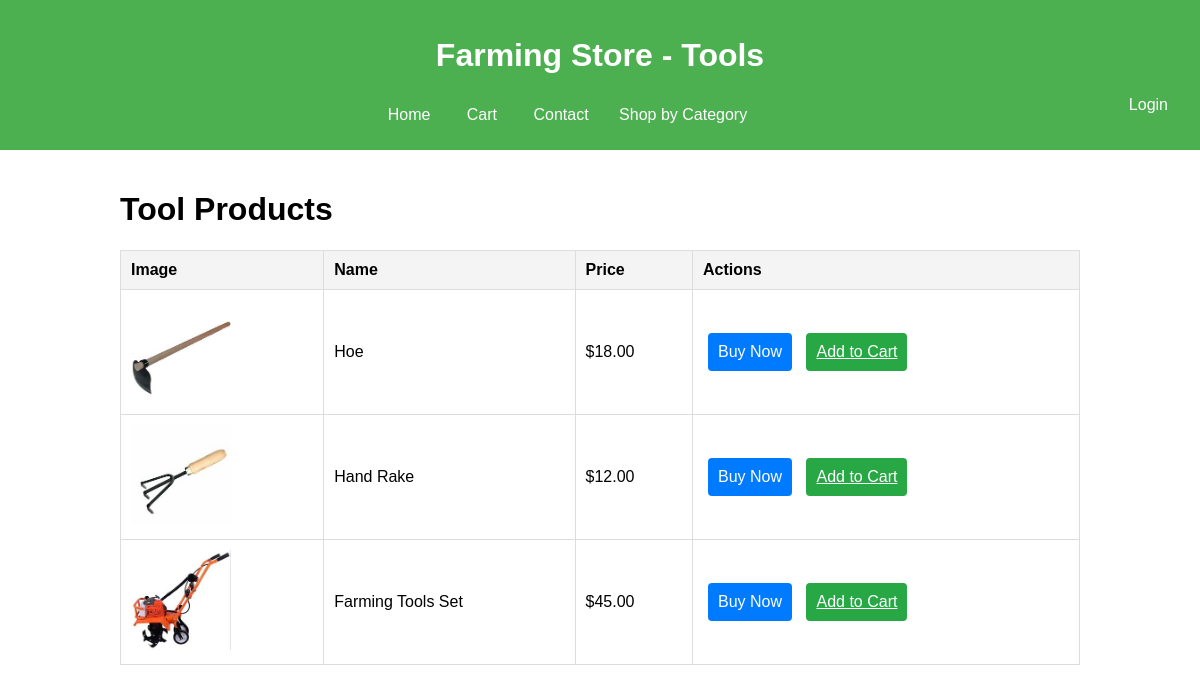
The app's page /shop-tools.php with its own data.
### tables this page shows
CREATE TABLE `products` (
  `id` int(11) NOT NULL,
  `name` varchar(255) NOT NULL,
  `price` decimal(10,2) NOT NULL,
  `category_id` int(11) NOT NULL,
  `image` varchar(255) NOT NULL,
  `quantity_available` int(11) NOT NULL
);

### shop-tools.php (the view, shortened to what this page needs)
<?php
$servername = "localhost";
$username = "root";
$password = "";
$dbname = "farming_info_db";
$conn = new mysqli($servername, $username, $password, $dbname);
function fetchProducts($conn) {
    $stmt = $conn->prepare("SELECT p.name, p.price, p.image FROM products p WHERE p.category_id = 2");
    $stmt->execute();
    $result = $stmt->get_result();
    return $result->fetch_all(MYSQLI_ASSOC);
}
$products = fetchProducts($conn);
?>
<!DOCTYPE html>
<html lang="en">
<head>
</head>
<body>
    <header>
        <h1>Farming Store - Tools</h1>
        <nav>
            <a href="farminghome.php">Home</a>
            <a href="cart.php#cart">Cart</a>
            <a href="contact.php#contact">Contact</a>
            <div class="dropdown">
                <button class="dropbtn">Shop by Category</button>
            </div>
            <div class="profile">
                <?php if (isset($_SESSION['username'])): ?>
                    <span>Welcome, <?php echo htmlspecialchars($_SESSION['username']); ?></span>
                    <a href="logout.php">Logout</a>
                <?php else: ?>
                    <a href="login.php">Login</a>
                <?php endif; ?>
            </div>
        </nav>
    </header>
    <div class="container">
        <h1>Tool Products</h1>
        <table>
            <tr>
                <th>Image</th>
                <th>Name</th>
                <th>Price</th>
                <th>Actions</th>
            </tr>
            <?php foreach ($products as $product): ?>
                <tr>
                    <td><img src="<?php echo htmlspecialchars($product['image']); ?>" alt="<?php echo htmlspecialchars($product['name']); ?>"></td>
                    <td><?php echo htmlspecialchars($product['name']); ?></td>
                    <td>$<?php echo htmlspecialchars($product['price']); ?></td>
                    <td>
                        <form action="shop-tools.php" method="get" style="display:inline;">
                            <button type="submit" name="action" value="buy" class="btn buy-now">Buy Now</button>
                        </form>
                        <a href="?action=add&name=<?php echo urlencode($product['name']); ?>&price=<?php echo urlencode($product['price']); ?>&image=<?php echo urlencode($product['image']); ?>" class="btn add-to-cart">Add to Cart</a>
                    </td>
                </tr>
            <?php endforeach; ?>
        </table>
    </div>
</body>
</html>

### shop-tools.php (style rules this page uses)
body { font-family: Arial, sans-serif; margin: 0; padding: 0; }
header { background-color: #4CAF50; color: white; padding: 1em; text-align: center; }
nav a { color: white; margin: 0 1em; text-decoration: none; }
.dropdown { display: inline-block; }
.dropbtn { background-color: #4CAF50; color: white; padding: 10px; font-size: 16px; border: none; cursor: pointer; }
.profile { float: right; }
.container { width: 80%; margin: 0 auto; padding: 20px; }
table { width: 100%; border-collapse: collapse; }
table, th, td { border: 1px solid #ddd; }
th, td { padding: 10px; text-align: left; }
th { background-color: #f4f4f4; }
img { width: 100px; height: auto; }
.btn { padding: 10px; border: none; border-radius: 4px; cursor: pointer; font-size: 16px; text-align: center; display: inline-block; margin: 5px; }
.add-to-cart { background-color: #28a745; color: white; }
.buy-now { background-color: #007bff; color: white; }

### records on screen
products: image (picture), name "Hoe", price "18.00"
products: image (picture), name "Hand Rake", price "12.00"
products: image (picture), name "Farming Tools Set", price "45.00"
